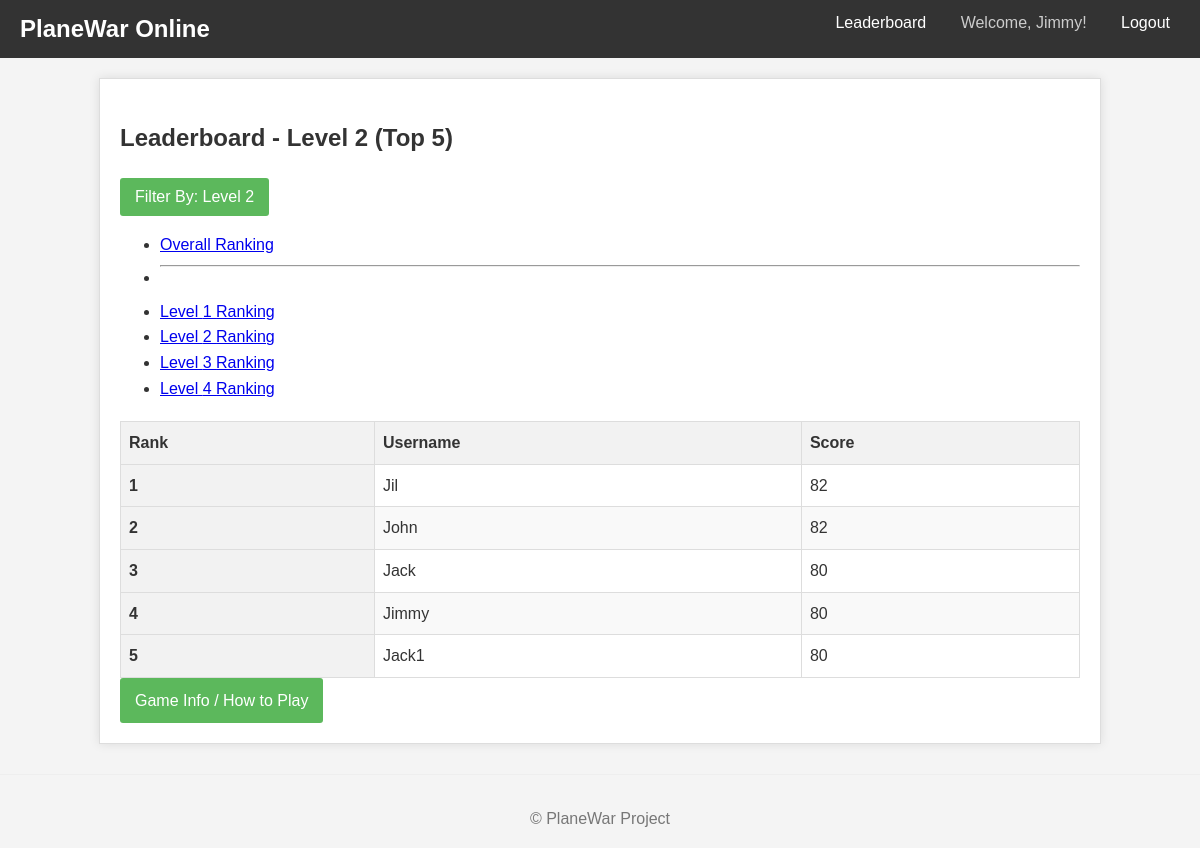
/leaderboard/level/2 (signed in), run on the app's committed database.
### models.py (models this page shows, shortened)
class User(UserMixin, db.Model):
    __tablename__ = 'users'
    id = db.Column(db.Integer, primary_key=True)
    username = db.Column(db.String(64), index=True, unique=True, nullable=False)
    password_hash = db.Column(db.String(128), nullable=False)
    scores = db.relationship('Score', backref='player', lazy='dynamic', cascade="all, delete-orphan")

### views.py (the view)
@bp.route('/leaderboard')
@bp.route('/leaderboard/level/<int:level_num>')
@login_required # Keep login required for viewing leaderboards
def leaderboard(level_num=None):
    try:
        available_levels = get_distinct_levels() # Get levels for dropdown/links
        leaderboard_data = []
        leaderboard_title = ""
        current_level_filter = "Overall" # Default display filter name
        if level_num is not None:
            if level_num not in available_levels:
                 flash(f"Level {level_num} does not exist or has no scores.", "warning")
                 return redirect(url_for('views.leaderboard')) # Redirect to overall on invalid level
            leaderboard_data = get_leaderboard_by_level(level_num)
            leaderboard_title = f"Leaderboard - Level {level_num} (Top {len(leaderboard_data)})"
            current_level_filter = f"Level {level_num}"
        else:
            leaderboard_data = get_overall_leaderboard()
            leaderboard_title = f"Overall Leaderboard (Top {len(leaderboard_data)})"
        return render_template('leaderboard.html',
                               title=leaderboard_title,
                               scores_data=leaderboard_data,
                               available_levels=available_levels,
                               current_level_filter=current_level_filter
                              )
    except Exception as e:
        print(f"Error loading leaderboard view: {e}")
        flash("An error occurred while loading the leaderboard.", "danger")
        return redirect(url_for('views.index')) # Redirecting back to index is safer

### leaderboard_service.py (called while the page is built)
def get_distinct_levels():
    levels = db.session.query(Score.level)\
                       .distinct()\
                       .order_by(Score.level.asc())\
                       .all()
    distinct_levels = [level[0] for level in levels] # Extract level numbers from tuples
    return distinct_levels

### models.py (called while the page is built)
@login_manager.user_loader
def load_user(user_id):
    try:
        return db.session.get(User, int(user_id))
    except (TypeError, ValueError):
        return None

### templates/leaderboard.html (shortened to what this page needs)
{% extends "base.html" %}
{% block content %}
    <h2>{{ title }}</h2>
    <div class="leaderboard-controls mb-3">
        <div class="dropdown">
            <button class="btn btn-secondary dropdown-toggle" type="button" id="leaderboardTypeDropdown" data-bs-toggle="dropdown" aria-expanded="false">
                Filter By: {{ current_level_filter }}
            </button>
            <ul class="dropdown-menu" aria-labelledby="leaderboardTypeDropdown">
                <li><a class="dropdown-item {% if current_level_filter == 'Overall' %}active{% endif %}"
                       href="{{ url_for('views.leaderboard') }}">Overall Ranking</a></li>
                {% if available_levels %}
                    <li><hr class="dropdown-divider"></li>
                    {% for level in available_levels %}
                    <li><a class="dropdown-item {% if current_level_filter == 'Level ' + level|string %}active{% endif %}"
                           href="{{ url_for('views.leaderboard', level_num=level) }}">Level {{ level }} Ranking</a></li>
                    {% endfor %}
                {% endif %}
            </ul>
        </div>
    </div>
    {% if scores_data %}
        <div class="table-responsive">
            <table class="table table-striped table-hover">
                <thead>
                    <tr>
                        <th scope="col">Rank</th>
                        <th scope="col">Username</th>
                        <th scope="col">Score</th>
                    </tr>
                </thead>
                <tbody>
                    {% for item in scores_data %}
                    <tr>
                        <th scope="row">{{ item.rank }}</th>
                        <td>{{ item.username }}</td>
                        <td>{{ item.score }}</td>
                    </tr>
                    {% endfor %}
                </tbody>
            </table>
        </div>
    {% else %}
        <p class="text-center fst-italic">No scores submitted yet for this leaderboard view.</p>
    {% endif %}
    {% if current_user.is_authenticated %}
        <div class="mt-3">
             <a href="{{ url_for('views.game') }}" class="btn btn-info">Game Info / How to Play</a>
        </div>
    {% endif %}
{% endblock %}

### templates/base.html (shortened to what this page needs)
<!DOCTYPE html>
<html lang="en">
<head>
    <link rel="stylesheet" href="{{ url_for('static', filename='style.css') }}">
</head>
<body>
    <nav>
        <h1>PlaneWar Online</h1>
        <ul>
            <li><a href="{{ url_for('views.leaderboard') }}">Leaderboard</a></li>
            {% if current_user.is_authenticated %}
                <li><span>Welcome, {{ current_user.username }}!</span></li>
                <li><a href="{{ url_for('auth.logout') }}">Logout</a></li>
            {% else %}
                <li><a href="{{ url_for('auth.login') }}">Login</a></li>
                <li><a href="{{ url_for('auth.register') }}">Register</a></li>
            {% endif %}
        </ul>
    </nav>
    <div class="container">
        {% block content %}
        {% endblock %}
    </div>
    <footer>
        <p>&copy; {{ now.year }} PlaneWar Project</p>
    </footer>
</body>
</html>

### static/style.css (style rules this page uses)
body { font-family: sans-serif; line-height: 1.6; margin: 0; padding: 0; background-color: #f4f4f4; color: #333; }
.container { max-width: 960px; margin: 20px auto; padding: 20px; background-color: #fff; border: 1px solid #ddd; box-shadow: 0 0 10px rgba(0, 0, 0, 0.1); }
nav { background-color: #333; color: #fff; padding: 10px 0; margin-bottom: 20px; }
nav h1 { display: inline-block; margin: 0 0 0 20px; font-size: 1.5em; }
nav ul { list-style: none; padding: 0; margin: 0; float: right; }
nav ul li { display: inline-block; margin-right: 20px; }
nav ul li a { color: #fff; text-decoration: none; padding: 5px 10px; }
nav ul li span { color: #ccc; }
button.btn, a.btn { display: inline-block; background-color: #5cb85c; color: white; padding: 10px 15px; border: none; border-radius: 3px; cursor: pointer; text-decoration: none; font-size: 1em; }
table { width: 100%; border-collapse: collapse; margin-top: 20px; }
table th, table td { border: 1px solid #ddd; padding: 8px; text-align: left; }
table th { background-color: #f2f2f2; font-weight: bold; }
table tbody tr:nth-child(even) { background-color: #f9f9f9; }
footer { text-align: center; margin-top: 30px; padding-top: 15px; border-top: 1px solid #eee; color: #777; }

### data on the page
User: username "Jimmy", rank "4", score "80"
User: rank "1", username "Jil", score "82"
User: rank "2", username "John", score "82"
User: rank "3", username "Jack", score "80"
User: rank "5", username "Jack1", score "80"

### other printed values
{{ title }} "Leaderboard - Level 2 (Top 5)"
{{ current_level_filter }} "Level 2"
{{ level }} "1" "2" "3" "4"
